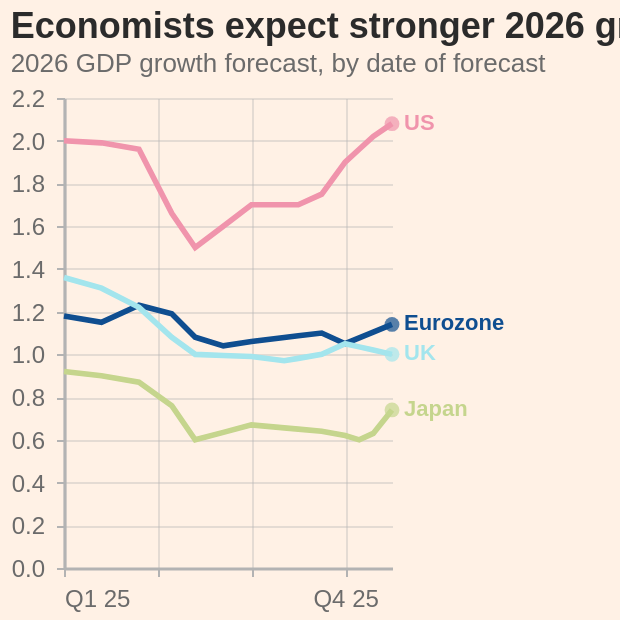

Vega-Lite specification for this chart:
### Vega-Lite specification from a JSON file in a GitHub repository (floating-point values rounded to 4 significant figures)
{"$schema": "https://vega.github.io/schema/vega-lite/v5.json", "background": "#fff1e5", "width": "container", "height": "container", "autosize": {"type": "fit"}, "title": {"text": "Economists expect stronger 2026 growth in the US", "subtitle": "2026 GDP growth forecast, by date of forecast", "anchor": "start", "fontSize": 18, "fontWeight": "bold", "subtitleFontSize": 13, "subtitleFontWeight": "normal", "color": "#2b2b2b", "subtitleColor": "#6b6b6b"}, "data": {"values": [{"x": 1.0, "economy": "Eurozone", "value": 1.18}, {"x": 1.8, "economy": "Eurozone", "value": 1.15}, {"x": 2.6, "economy": "Eurozone", "value": 1.23}, {"x": 3.3, "economy": "Eurozone", "value": 1.19}, {"x": 3.8, "economy": "Eurozone", "value": 1.08}, {"x": 4.4, "economy": "Eurozone", "value": 1.04}, {"x": 5.0, "economy": "Eurozone", "value": 1.06}, {"x": 5.7, "economy": "Eurozone", "value": 1.079}, {"x": 6.0, "economy": "Eurozone", "value": 1.087}, {"x": 6.5, "economy": "Eurozone", "value": 1.1}, {"x": 7.0, "economy": "Eurozone", "value": 1.05}, {"x": 7.3, "economy": "Eurozone", "value": 1.077}, {"x": 7.6, "economy": "Eurozone", "value": 1.104}, {"x": 8.0, "economy": "Eurozone", "value": 1.14}, {"x": 1.0, "economy": "Japan", "value": 0.92}, {"x": 1.8, "economy": "Japan", "value": 0.9}, {"x": 2.6, "economy": "Japan", "value": 0.87}, {"x": 3.3, "economy": "Japan", "value": 0.76}, {"x": 3.8, "economy": "Japan", "value": 0.6}, {"x": 4.4, "economy": "Japan", "value": 0.635}, {"x": 5.0, "economy": "Japan", "value": 0.67}, {"x": 5.7, "economy": "Japan", "value": 0.656}, {"x": 6.0, "economy": "Japan", "value": 0.65}, {"x": 6.5, "economy": "Japan", "value": 0.64}, {"x": 7.0, "economy": "Japan", "value": 0.62}, {"x": 7.3, "economy": "Japan", "value": 0.6}, {"x": 7.6, "economy": "Japan", "value": 0.63}, {"x": 8.0, "economy": "Japan", "value": 0.74}, {"x": 1.0, "economy": "UK", "value": 1.36}, {"x": 1.8, "economy": "UK", "value": 1.31}, {"x": 2.6, "economy": "UK", "value": 1.22}, {"x": 3.3, "economy": "UK", "value": 1.08}, {"x": 3.8, "economy": "UK", "value": 1.0}, {"x": 4.4, "economy": "UK", "value": 0.995}, {"x": 5.0, "economy": "UK", "value": 0.99}, {"x": 5.7, "economy": "UK", "value": 0.97}, {"x": 6.0, "economy": "UK", "value": 0.9812}, {"x": 6.5, "economy": "UK", "value": 1.0}, {"x": 7.0, "economy": "UK", "value": 1.05}, {"x": 7.3, "economy": "UK", "value": 1.035}, {"x": 7.6, "economy": "UK", "value": 1.02}, {"x": 8.0, "economy": "UK", "value": 1.0}, {"x": 1.0, "economy": "US", "value": 2.0}, {"x": 1.8, "economy": "US", "value": 1.99}, {"x": 2.6, "economy": "US", "value": 1.96}, {"x": 3.3, "economy": "US", "value": 1.66}, {"x": 3.8, "economy": "US", "value": 1.5}, {"x": 4.4, "economy": "US", "value": 1.6}, {"x": 5.0, "economy": "US", "value": 1.7}, {"x": 5.7, "economy": "US", "value": 1.7}, {"x": 6.0, "economy": "US", "value": 1.7}, {"x": 6.5, "economy": "US", "value": 1.75}, {"x": 7.0, "economy": "US", "value": 1.9}, {"x": 7.3, "economy": "US", "value": 1.96}, {"x": 7.6, "economy": "US", "value": 2.02}, {"x": 8.0, "economy": "US", "value": 2.08}]}, "encoding": {"x": {"field": "x", "type": "quantitative", "scale": {"domain": [1, 8]}, "axis": {"title": null, "values": [1, 3, 5, 7], "labelExpr": "datum.value==1 ? 'Q1 25' : datum.value==3 ? 'Q2 25' : datum.value==5 ? 'Q3 25' : 'Q4 25'", "labelColor": "#6b6b6b", "labelFontSize": 12, "tickColor": "#b3b3b3", "domainColor": "#b3b3b3", "domainWidth": 1.6, "grid": true, "gridColor": "#b3b3b3", "gridOpacity": 0.35}}, "y": {"field": "value", "type": "quantitative", "scale": {"domain": [0.0, 2.2]}, "axis": {"title": null, "values": [0.0, 0.2, 0.4, 0.6, 0.8, 1.0, 1.2, 1.4, 1.6, 1.8, 2.0, 2.2], "labelColor": "#6b6b6b", "labelFontSize": 12, "tickColor": "#b3b3b3", "domainColor": "#b3b3b3", "domainWidth": 1.6, "grid": true, "gridColor": "#b3b3b3", "gridOpacity": 0.35}}, "color": {"field": "economy", "type": "nominal", "scale": {"domain": ["Eurozone", "US", "UK", "Japan"], "range": ["#0f4e90", "#f094ac", "#a3e5ed", "#c5d58d"]}, "legend": null}}, "layer": [{"mark": {"type": "line", "strokeWidth": 2.8}}, {"params": [{"name": "hover", "select": {"type": "point", "nearest": true, "on": "pointermove[!event.buttons]", "clear": "mouseout"}}], "mark": {"type": "circle", "size": 70, "filled": true}, "encoding": {"opacity": {"condition": {"param": "hover", "empty": false, "value": 1}, "value": 0}, "tooltip": [{"field": "value", "type": "quantitative", "format": ".2f", "title": "2026 GDP growth (%)"}]}}, {"transform": [{"filter": {"param": "hover", "empty": false}}], "mark": {"type": "rule", "strokeWidth": 1, "color": "#666", "opacity": 0.6}}, {"transform": [{"filter": "datum.x == 8.0"}], "mark": {"type": "point", "filled": true, "size": 55}}, {"transform": [{"filter": "datum.x == 8.0"}], "mark": {"type": "text", "align": "left", "dx": 6, "fontSize": 11, "fontWeight": "bold", "color": "#2b2b2b"}, "encoding": {"text": {"field": "economy", "type": "nominal"}}}], "config": {"view": {"stroke": null, "fill": "#fff1e5"}, "axis": {"labelPadding": 6, "tickSize": 4}}}
